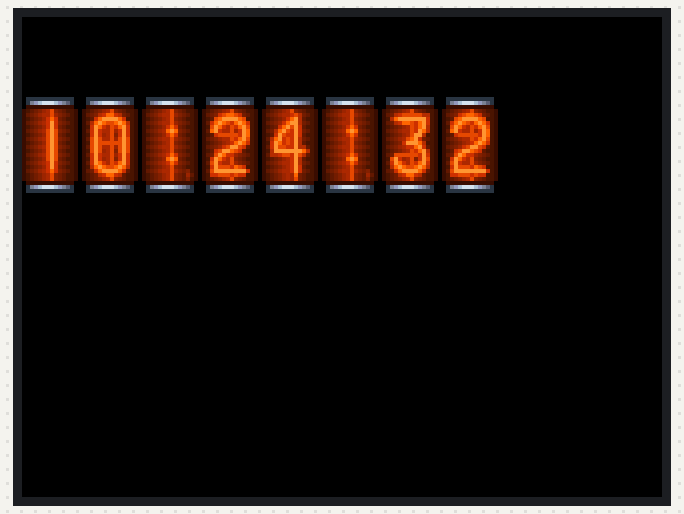
Bench run of a sketch on a simulated ESP32. Shown: 320×240 colour display. WiFi joins after 1.5 s; servers stay silent unless stated; the local clock reads 2024-03-15 10:24:30 at power-on unless the sketch sets it; what the sketch prints to the serial monitor is not drawn.

Above: at 2.8 s.
At 5.5 s:
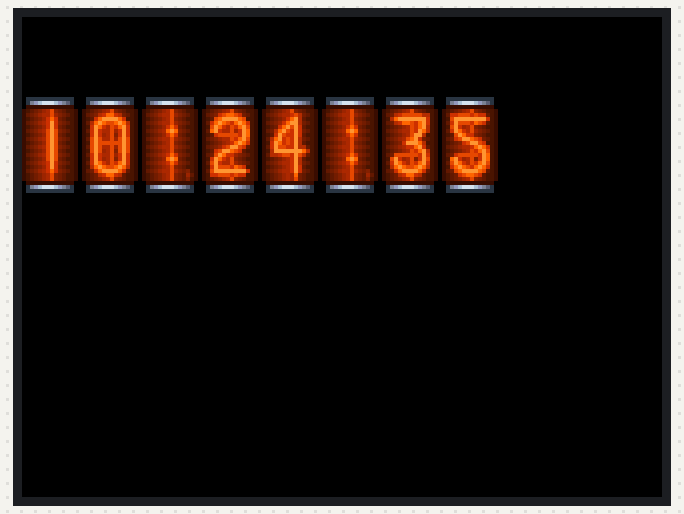
At 6.5 s:
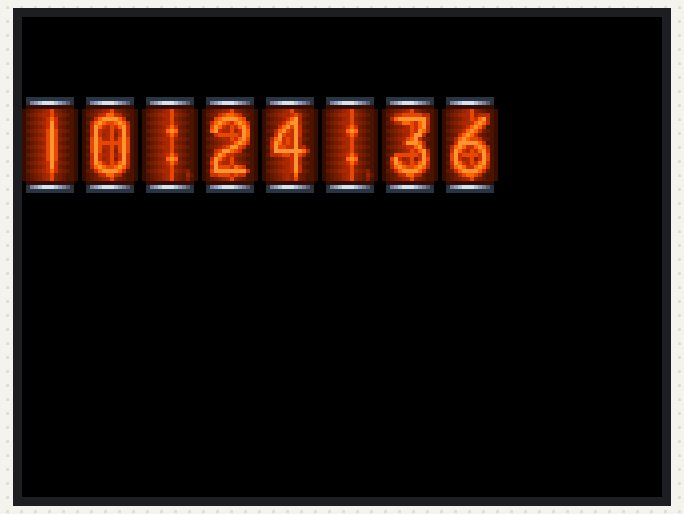
At 7.6 s:
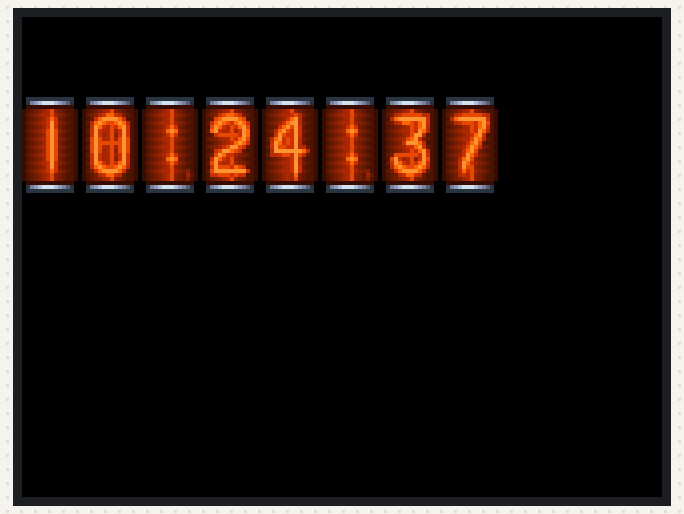
At 8.1 s:
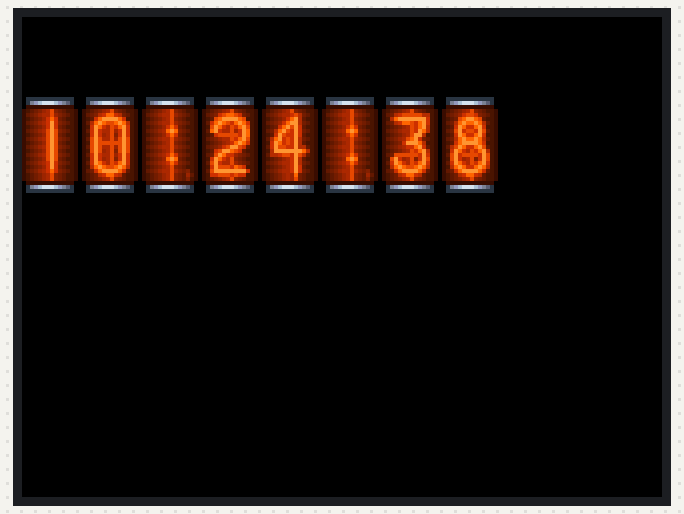
At 38.5 s:
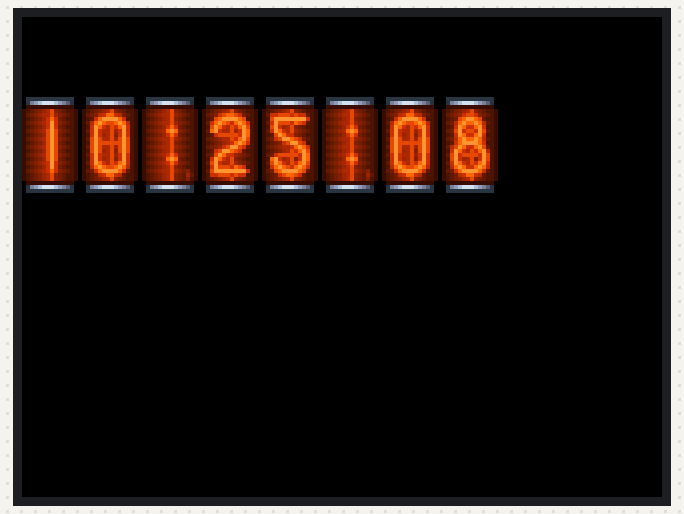

The sketch:

T-NixePixelHour.ino
```cpp
#include <TFT_eSPI.h>
#include <SPI.h>

#include <WiFi.h>
#include "time.h"


#include "pixel0.h"
#include "pixel1.h"
#include "pixel2.h"
#include "pixel3.h"
#include "pixel4.h"
#include "pixel5.h"
#include "pixel6.h"
#include "pixel7.h"
#include "pixel8.h"
#include "pixel9.h"
#include "pixelp.h"


TFT_eSPI tft = TFT_eSPI();

const char* ssid     = "TU RED";
const char* password = "TU PASSWORD";

const char* ntpServer = "co.pool.ntp.org";//Colombia
const long  gmtOffset_sec = -18000;//gtm -5 (gtm*60*60)
const int   daylightOffset_sec = 0;

char Hour[3];
char Minute[3];
char seconds[3];

const short unsigned int*pixels[10]={pixel0,pixel1,pixel2,pixel3,pixel4,pixel5,pixel6,pixel7,pixel8,pixel9};

void setup() {
  Serial.begin(115200);
  Serial.println("Start");
  tft.init();
  tft.setSwapBytes(true);
  tft.setRotation(1);//Para Pixeles
  tft.fillScreen(TFT_BLACK);
   delay(1000);

WiFi.begin(ssid, password);
  while (WiFi.status() != WL_CONNECTED) {
    delay(500);
    Serial.print(".");
  }
  // Print local IP address and start web server
  Serial.println("");
  Serial.println("WiFi connected.");
  Serial.println("IP address: ");
  Serial.println(WiFi.localIP());

  configTime(gmtOffset_sec, daylightOffset_sec, ntpServer);
  printLocalTime();
  initpixel();

}

void loop() {

  printLocalTime();
  showtime();
  delay(500);

}

void printLocalTime(){
  struct tm timeinfo;
  if(!getLocalTime(&timeinfo)){
    Serial.println("Failed to obtain time");
    return;
  }

  strftime(Hour,3, "%H", &timeinfo);
  strftime(Minute,3, "%M", &timeinfo);
  strftime(seconds,3, "%S", &timeinfo);
  Serial.println(Hour[0]);
  Serial.println(Hour[1]);
  Serial.println(Hour[2]);
  Serial.println(Minute);
  Serial.println(seconds);

}
void initpixel(){

       tft.pushImage(0, 40,  28, 48, pixel0);
       tft.pushImage(30, 40,  28, 48, pixel0);
       tft.pushImage(60, 40,  28, 48, pixelp);
       tft.pushImage(90, 40,  28, 48, pixel0);
       tft.pushImage(120, 40,  28, 48, pixel0);
       tft.pushImage(150, 40,  28, 48, pixelp);
       tft.pushImage(180, 40,  28, 48, pixel0);
       tft.pushImage(210, 40,  28, 48, pixel0);


  }
void showtime(){

     tft.pushImage(180, 40,  28, 48,  pixels[String(seconds[0]).toInt()]);
     tft.pushImage(210, 40,  28, 48,  pixels[String(seconds[1]).toInt()]);
     tft.pushImage(90, 40,  28, 48,   pixels[String(Minute[0]).toInt()]);
     tft.pushImage(120, 40,  28, 48,  pixels[String(Minute[1]).toInt()]);
     tft.pushImage(0, 40,  28, 48,    pixels[String(Hour[0]).toInt()]);
     tft.pushImage(30, 40,  28, 48,   pixels[String(Hour[1]).toInt()]);

  }
```

Source omitted: pixel0.h (data table, 13281 bytes), pixel1.h (data table, 13281 bytes), pixel2.h (data table, 13281 bytes), pixel3.h (data table, 13281 bytes), pixel4.h (data table, 13281 bytes), pixel5.h (data table, 13281 bytes), pixel6.h (data table, 13281 bytes), pixel7.h (data table, 13281 bytes), pixel8.h (data table, 13281 bytes), pixel9.h (data table, 13281 bytes), pixelp.h (data table, 13281 bytes)

Measured:
- what the display in image 0 shows lasts 0.5 s, from 2.8 s to 3.3 s
- what the display in image 1 shows lasts 1.1 s, from 5.4 s to 6.5 s
